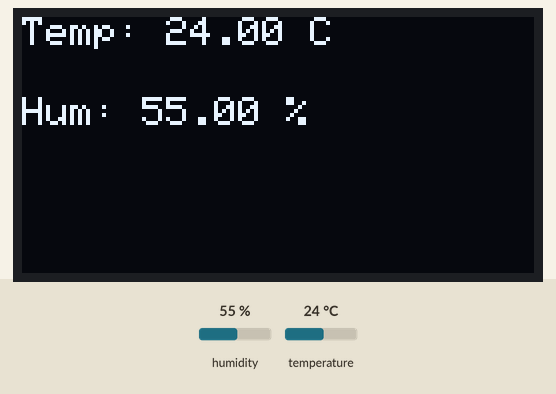
Recording of a sketch running on a simulated ESP32. On the bench: 128×64 one-colour display. Inputs (shaded band) come from the test bench; at power-on: humidity 55 %, temperature 24 °C. What the sketch prints to the serial monitor is not drawn.

Above: at 1.3 s.
1.4 s: humidity set to 22 %
At 2.8 s:
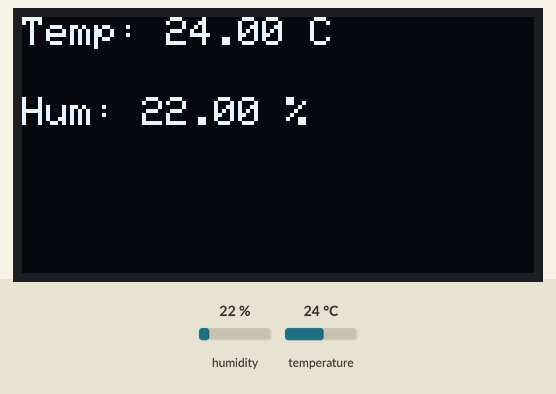
4.2 s: temperature set to 12 °C
At 5.2 s:
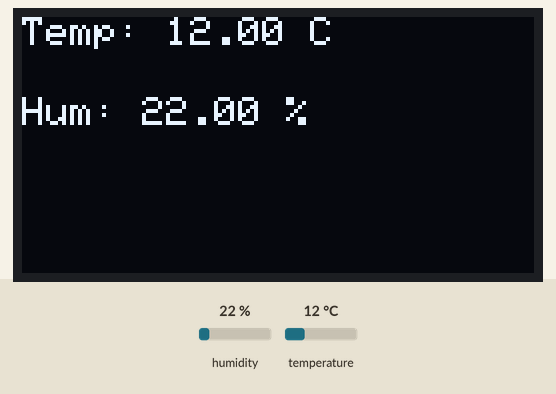
7.0 s: humidity set to 40 %
At 8.9 s:
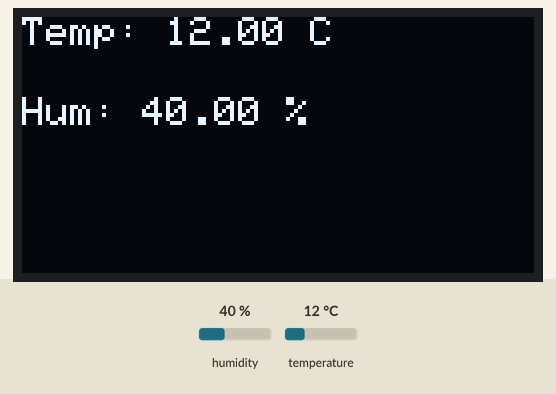
9.9 s: temperature set to 19 °C
Timing chart, 0 to 12.9 s (numbered marks = the images above; inputs shaded):
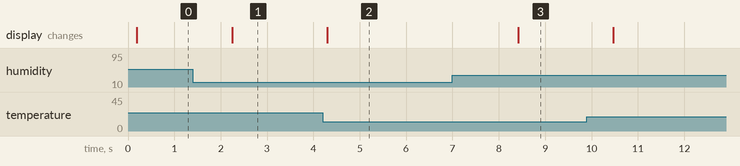

The sketch:

oled_and_dht22_esp32.ino
```cpp
#include <Wire.h>
#include <Adafruit_GFX.h>
#include <Adafruit_SSD1306.h>
#include <DHT.h>

// OLED display settings
#define OLED_ADDR   0x3C
Adafruit_SSD1306 display(128, 64, &Wire, -1);

// DHT22 settings/Users/aryanthakore/Documents/Arduino/ESP12E_WIFI_UserInfo_Firebase_DHT22 /ESP_WIFI_UserInfo_Firebase_DHT22/ESP_WIFI_UserInfo_Firebase_DHT22.ino
#define DHTPIN 4        // GPIO pin connected to the DHT22 sensor
#define DHTTYPE DHT22   // DHT22 (AM2302) sensor
DHT dht(DHTPIN, DHTTYPE);

void setup() {
  // Initialize the OLED display
  if (!display.begin(SSD1306_SWITCHCAPVCC, OLED_ADDR)) {
    Serial.println("OLED display failed to initialize!");
    while (true); // Halt execution
  }
  display.clearDisplay();
  display.setTextColor(WHITE);

  // Initialize serial communication for debugging
  Serial.begin(115200);

  // Initialize DHT sensor
  dht.begin();

  // Display a startup message
  display.setTextSize(2);
  display.setCursor(10, 20);
  display.println("Aryan");
  display.display();
  delay(100);
}

void loop() {
  // Clear the display
  display.clearDisplay();

  // Read temperature and humidity
  float temperature = dht.readTemperature();
  float humidity = dht.readHumidity();

  // Check if readings are valid
  if (isnan(temperature) || isnan(humidity)) {
    Serial.println("Failed to read from DHT sensor!");
    display.setTextSize(1);
    display.setCursor(0, 0);
    display.println("Sensor Error!");
  } else {
    // Display temperature and humidity on OLED
    display.setTextSize(1);
    display.setCursor(0, 0);
    display.print("Temp: ");
    display.print(temperature);
    display.println(" C");

    display.setCursor(0, 20);
    display.print("Hum: ");
    display.print(humidity);
    display.println(" %");

    // Print to Serial Monitor for debugging
    Serial.print("Temperature: ");
    Serial.print(temperature);
    Serial.println(" C");
    Serial.print("Humidity: ");
    Serial.print(humidity);
    Serial.println(" %");
  }

  // Update the display
  display.display();

  // Wait for a second before reading again
  delay(1000);
}
```

Measured:
- after the input at 1.4 s, the display: changes after 0.84 s (image 1)
- after the input at 4.2 s, the display: changes after 0.10 s (image 2)
- after the input at 7.0 s, the display: changes after 1.4 s (image 3)
